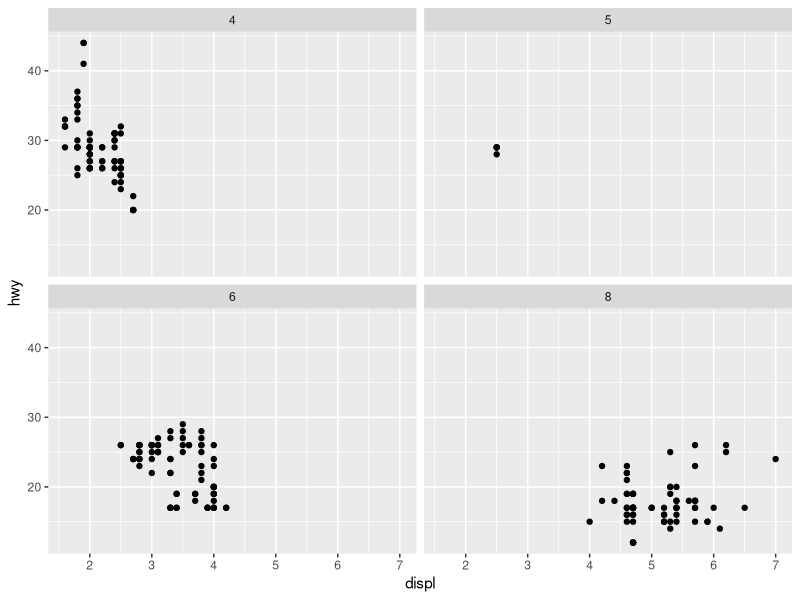
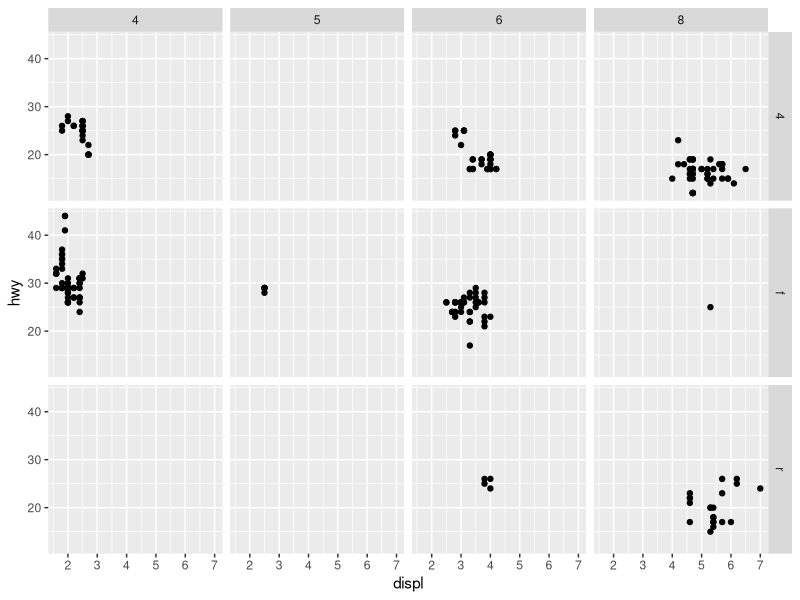
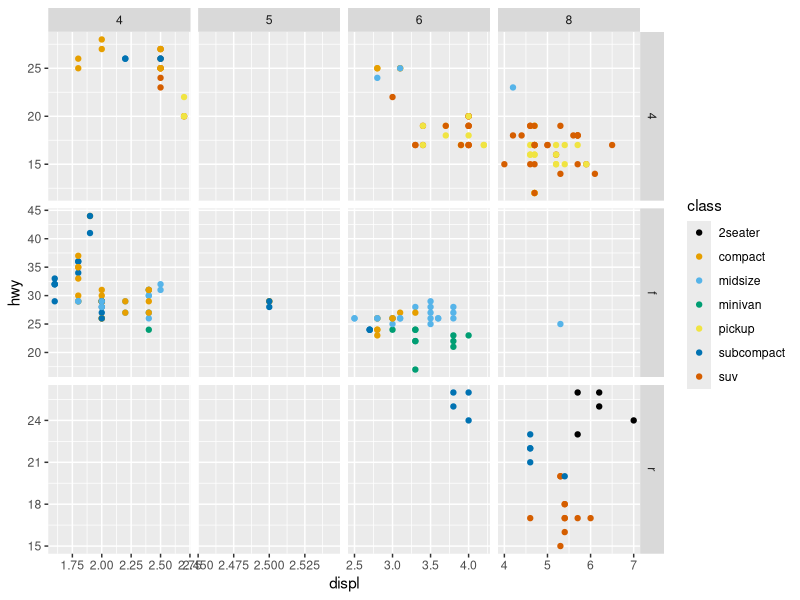
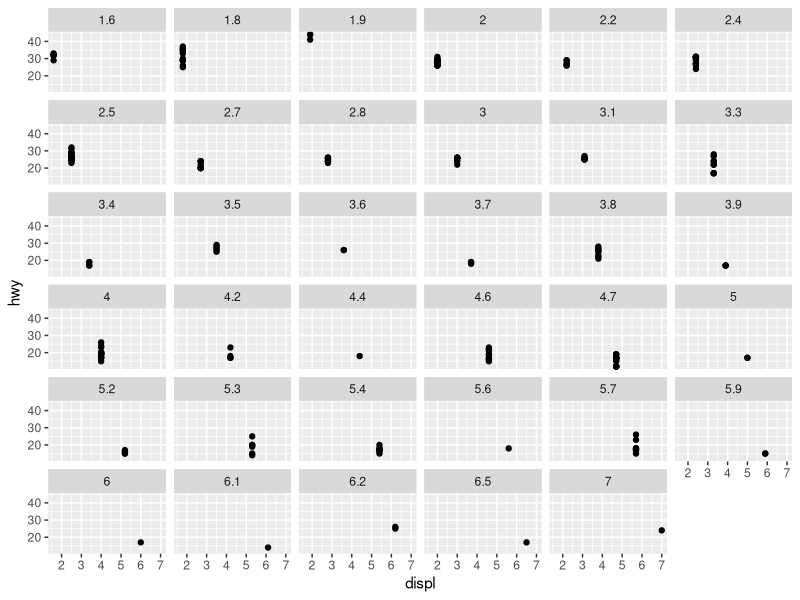
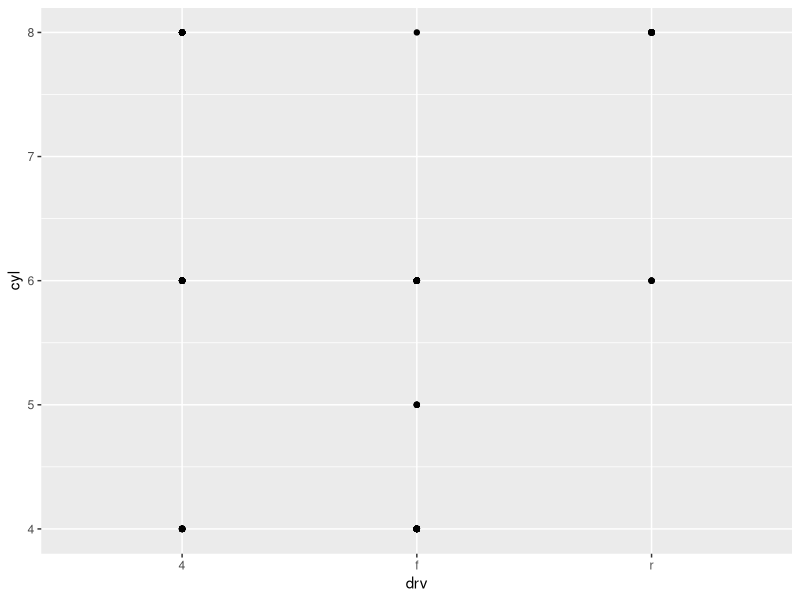
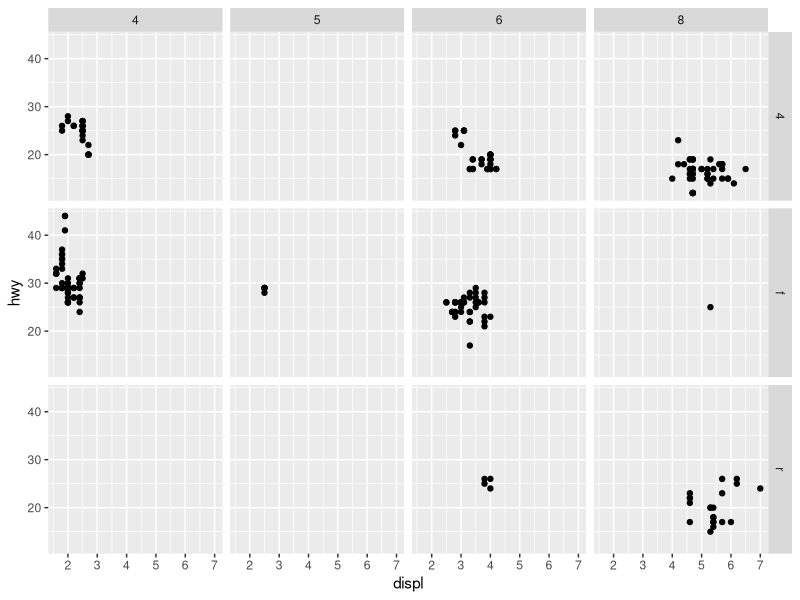
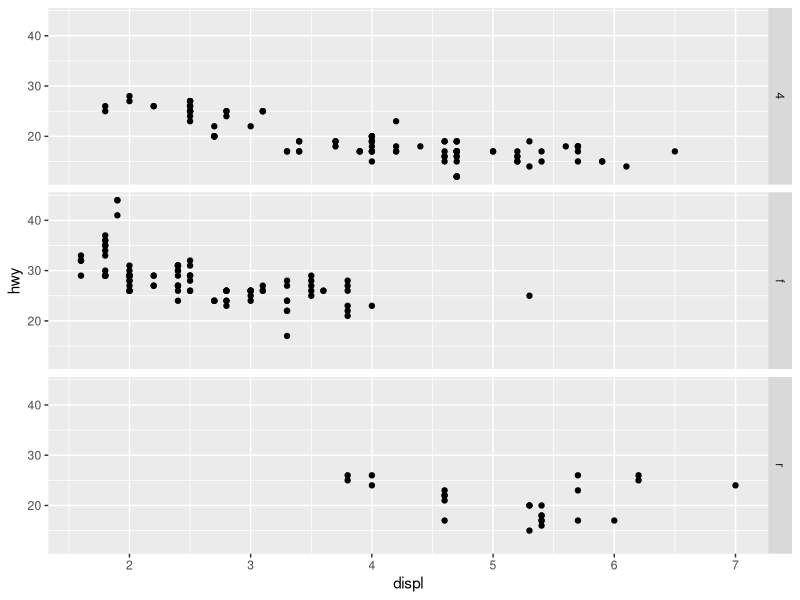
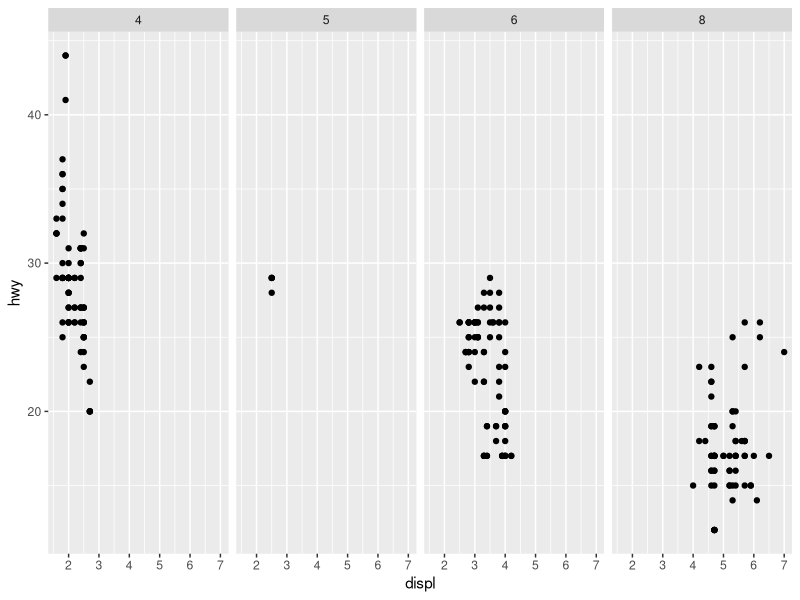

Generate these figures, in order, with R:
# 9.4 Learning about faceting with facet_wrap() ----
# Splitting plots into subplots, each displaying one subset of the data
# Note: use categorical variable!

library(tidyverse)
library(ggthemes) # Package contains colors for colorblind people

# We will be using the 'mpg' dataset
mpg
glimpse(mpg)
# ?mpg, to get access to variables used in ds
# str(mpg), to access structure of object

# Example ---- 
ggplot(
  data = mpg,
  mapping = aes(x = displ, y = hwy)
) + 
  geom_point() +
  facet_wrap(~cyl)

## Faceting plot with combination of two variables, use facet_grid() ----

ggplot(
  data = mpg,
  mapping = aes(x = displ, y = hwy)
) + 
  geom_point() + 
  facet_grid(drv ~ cyl) # double sided formula: rows ~ cols


ggplot(
  data = mpg, 
  mapping = aes(x = displ, y = hwy)
) + 
  geom_point(mapping = aes(color = class)) + 
  scale_color_colorblind() +
  # by default, each facet shares same scale
  # set scales = "free", to allow different scales for both axis
  # other options: "free_x", "free_y"
  facet_grid(drv ~ cyl, scales = "free")


## 9.4.1 Exercise ----

# Q1: What happens if we facet on continuous variable?
ggplot(
  data = mpg,
  mapping = aes(x = displ, y = hwy)
) + 
  geom_point() + 
  facet_wrap(~displ) 
# A: Creates facet for every unique value of displ

# Q2: What do empty cells in the plot mean with facet_grid(drv ~ cyl)
ggplot(
  data = mpg,
  mapping = aes(x = drv, y = cyl)
) + 
  geom_point()
# compare to:
ggplot(
  data = mpg,
  mapping = aes(x = displ, y = hwy)
) + 
  geom_point() + 
  facet_grid(drv ~ cyl)
# A: No corresponding values for some combinations

# Q3: What plots does following code make? What does . do?
ggplot(
  data = mpg,
  mapping = aes(x = displ, y = hwy)
) + 
  geom_point() + 
  facet_grid(drv ~ .)

ggplot(
  data = mpg
) + 
  geom_point(mapping = aes(x = displ, y = hwy)) + 
  facet_grid(. ~ cyl)

# A: See ?facet_grid, '. dot in the formula used to indicate there
# should be no faceting on this dimension (either row or column)'

# Q4: Faceting vs color aesthetic; Advantages? Larger data set influence?
ggplot(
  data = mpg
) + 
  geom_point(mapping = aes(x = displ, y = hwy)) +
  facet_wrap(~cyl, nrow = 2)
# A: Faceting challenging with large data set; Distinguish characteristics
# through colors might work better

# Q6: Which plot easier for comparing engine size (displ)?
ggplot(
  data = mpg,
  mapping = aes(x = displ)
) +
  geom_histogram() +
  facet_grid(drv ~.)
# => best representatiof of engine size, when faceting row-wise
ggplot(
  data = mpg,
  mapping = aes(x = displ)
) +
  geom_histogram() +
  facet_grid(.~ drv)
# Note: previous plot equivalent to see below
ggplot(
  data = mpg,
  mapping = aes(x = displ)
) +
  geom_histogram() +
  facet_wrap(~drv)

# Q7: Recreating plot using facet_wrap() instead of facet_grid().
ggplot(
  data = mpg
) +
  geom_point(
    mapping = aes(x = displ, y = hwy)
  ) +
  facet_grid(drv ~ .)

ggplot(
  data = mpg
) +
  geom_point(
    mapping = aes(x = displ, y = hwy)
  ) +
  facet_wrap(~drv, nrow = 3)
